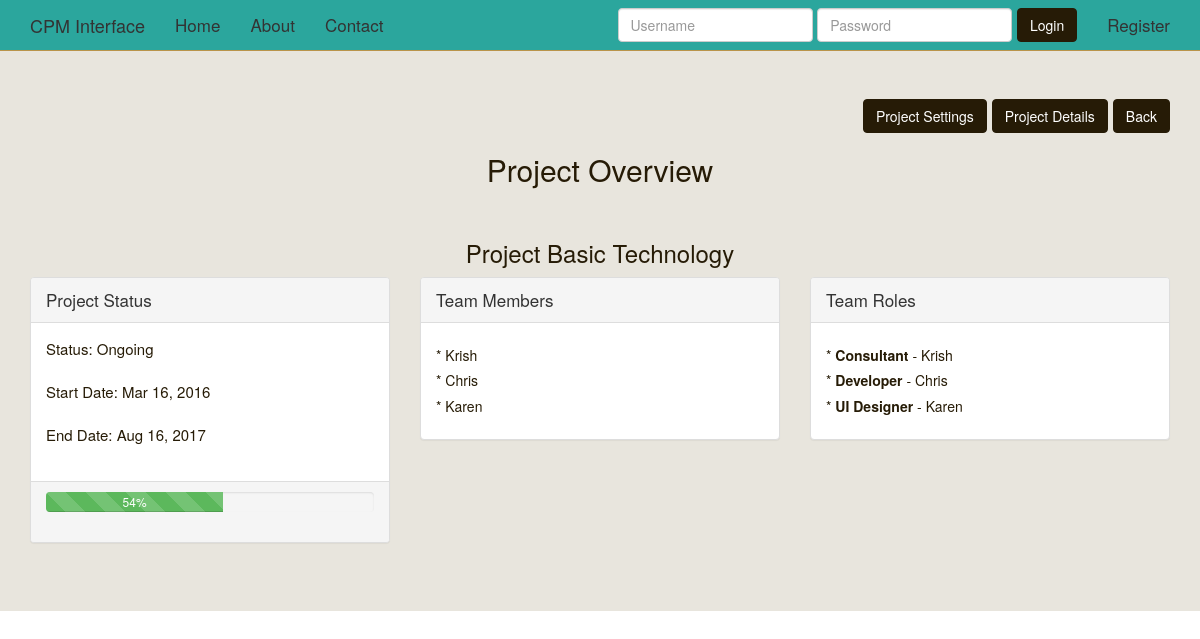
The app's page /projectoverview/Project Basic Technology/, older data.
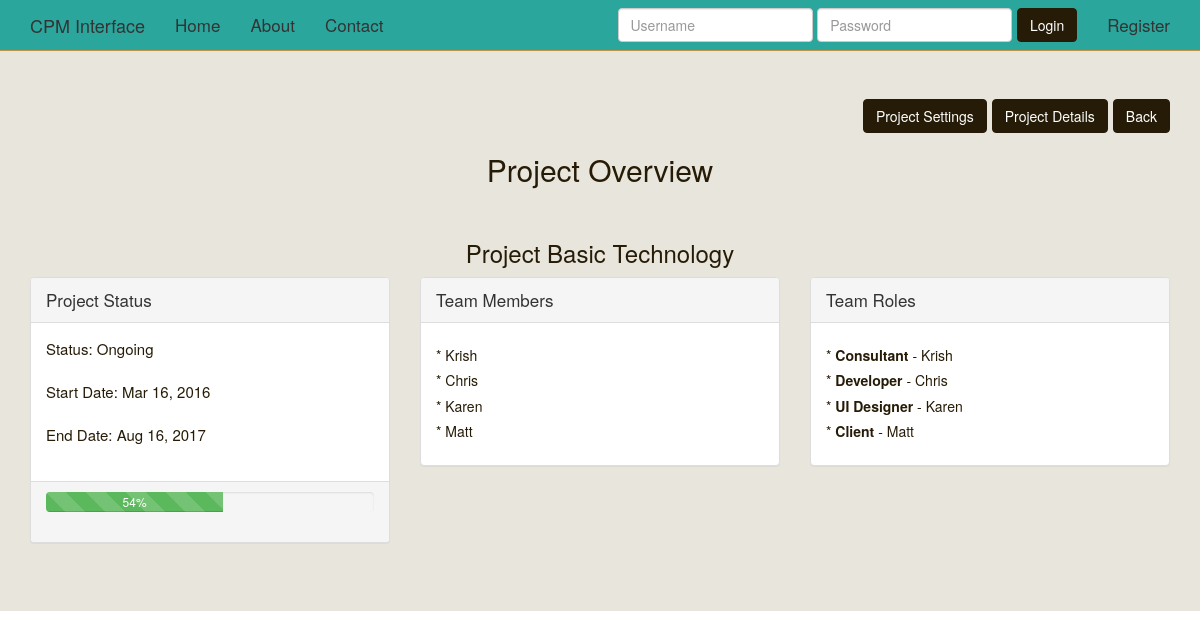
The same page, newer data.
### cpm/models.py (models this page shows, shortened)
class Team(models.Model):
	project_name = models.ForeignKey('Project',unique=False)
	member_name = models.CharField(max_length=50, blank=False, null=False)
	member_role = models.ForeignKey('Role')

class Role(models.Model):
	name = models.CharField(max_length=50, blank=False, null=False)
	def __unicode__(self):
		return str(self.name)

### cpm/views.py (the view)
# urls.py: url(r'^projectoverview/(?P<name>.*)/$', cpm.views.projectoverview, name='projectoverview'),
def projectoverview(request,name):
    print request.POST
    print name
    project_data = Project.objects.get(name=name)
    try:
      team_data = None
      team_data = Team.objects.filter(project_name=project_data.id)
    except Team.DoesNotExist:
       team_data = None
    context={
        "project_data":project_data,
        "team_data":team_data,
    }
    return render(request,"project_overview.html",context)

### templates/project_overview.html (shortened to what this page needs)
{% extends "base.html" %}
{% load staticfiles %}
{% block jumbotron %}
<div class="jumbotron">
<div class="container">
<div class="btn-toolbar">
<a type = "button "class="btn btn-default pull-right" href="{% url 'profile' %}">Back</a>
<a type = "button "class="btn btn-default pull-right" href="{% url 'projectdetails' name=project_data.name %}">Project Details</a>
<a type = "button "class="btn btn-default pull-right" href="{% url 'projectsettings' name=project_data.name %}">Project Settings</a>
</div>
<div class="row">
<div class='col-sm-12'>
<h2 class="text-align-center">Project Overview </h2>
<br>
<h3  class="text-align-center">{{project_data.name}}</h3>
<div class='row'>
	<div class='col-md-4'>
		<div class="panel panel-default">
		    <div class="panel-heading">Project Status</div>
		    <div class="panel-body" style='font-size:15px;'>
		    Status: {{project_data.status}}<br><br>
		    Start Date: {{project_data.start_date|date:"M d, Y" }}<br><br>
		    End Date: {{project_data.end_date|date:"M d, Y" }}<br><br>
		    </div>
		    <div class="panel-footer">
			 	<div class="progress">
					  <div class="progress-bar progress-bar-success progress-bar-striped active" role="progressbar"
					  aria-valuenow="40" aria-valuemin="0" aria-valuemax="100" style="width:{{project_data.completion}}%">
					    {{project_data.completion}}%
					  </div>
				</div>
			</div>
  		</div>
	</div>
	<div class='col-md-4'>
		<div class="panel panel-default">
		    <div class="panel-heading">Team Members</div>
		    <div class="panel-body" style='font-size:15px;'>
		    {% if not team_data.empty %}
			    {% for member in team_data %}
			    	<h5>* {{member.member_name}}</h5>
			    {% endfor %}
			{% endif %}
		    </div>
  		</div>
	</div>
	<div class='col-md-4'>
		<div class="panel panel-default">
		    <div class="panel-heading">Team Roles</div>
		    <div class="panel-body" style='font-size:15px;'>
		     {% if team_data %}
			    {% for member in team_data %}
			    	<h5>* <b>{{member.member_role}}</b> - {{member.member_name}}</h5>
			    {% endfor %}
			 {% endif %}
		     </div>
  		</div>
	</div>
</div>
</div>
</div>
</div>
{% endblock %}

Row changes from the older to the newer data that the page shows:
added Team: member_name "Matt", member_role "Client"
